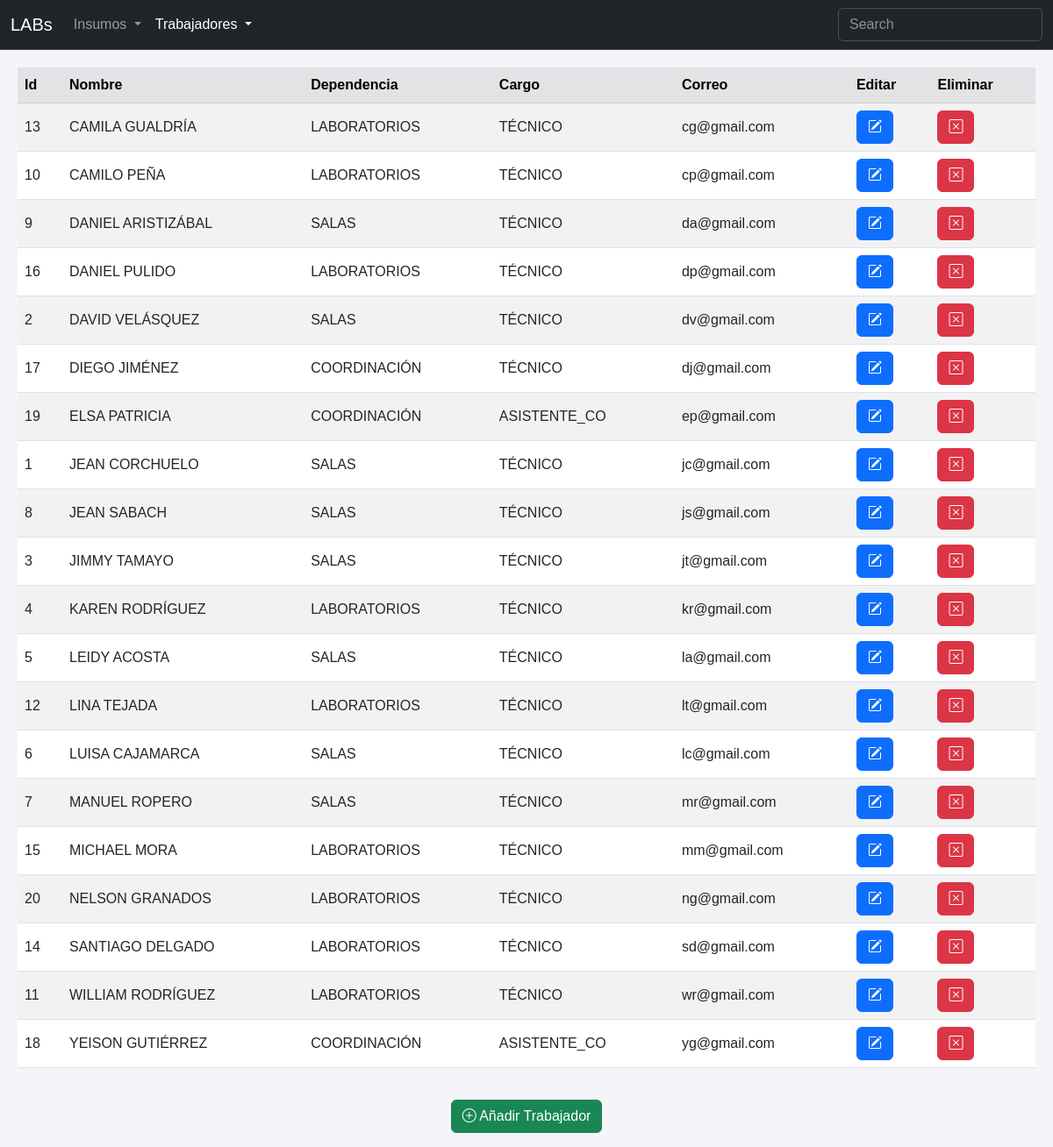
The page /workers on the database as committed earlier.
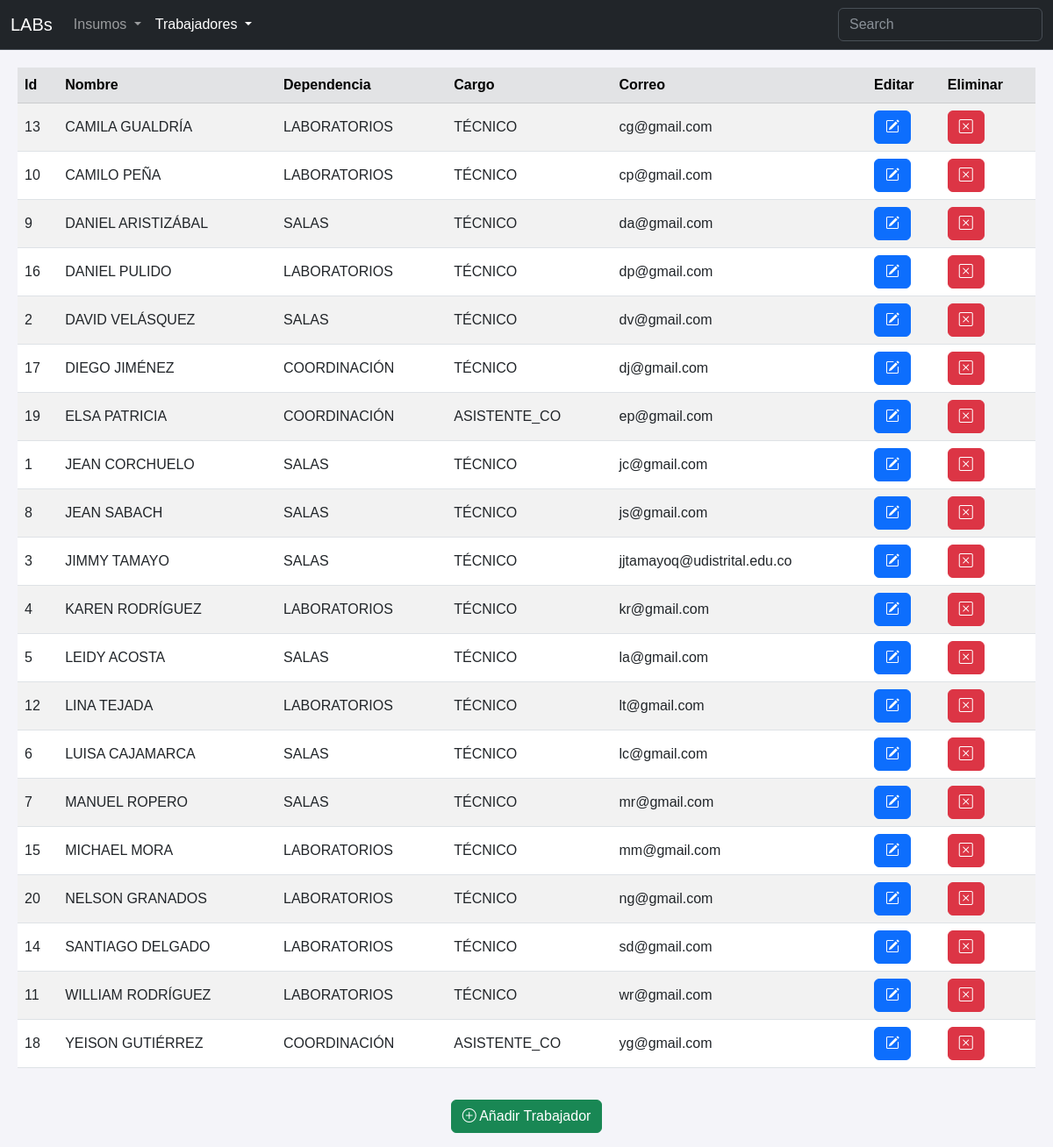
The same page on the database as committed later.
### tables this page shows
CREATE TABLE trabajadores (
    Trabajador_id INTEGER PRIMARY KEY,
    Activo BOOL NOT NULL,
    Nombre_Apellido TEXT NOT NULL,
    Dependencia TEXT NOT NULL,
    Cargo TEXT NOT NULL,
    Correo TEXT NOT NULL 
);

### app.py (the view)
@app.route('/workers')
def workers():
    conn = sqlite3.connect('inventario.db')
    cursor = conn.cursor()
    workers = cursor.execute('''
    SELECT * FROM trabajadores
    WHERE Activo = TRUE;
    ''').fetchall()
    conn.close()
    colums_worker = ["id","activo","nombre","dependencia","cargo","correo"]
    workers_dict = [dict(zip(colums_worker, row)) for row in workers]
    workers_dict = sorted(workers_dict, key=lambda x: x['nombre'])
    return render_template('workers.html', workers=workers_dict)

### templates/workers.html (shortened to what this page needs)
<!DOCTYPE html>
<html>
<head>
    <link rel="stylesheet" href="https://cdn.jsdelivr.net/npm/bootstrap-icons@1.11.3/font/bootstrap-icons.min.css">
    <link href="https://cdn.jsdelivr.net/npm/bootstrap@5.3.0/dist/css/bootstrap.min.css" rel="stylesheet">
    <link href="https://cdn.datatables.net/2.2.1/css/dataTables.dataTables.css" rel="stylesheet">
    <link rel="stylesheet" href="{{ url_for('static', filename='styles.css') }}">
</head>
<body>
    <nav class="navbar navbar-expand-sm bg-dark border-bottom border-body" data-bs-theme="dark">
        <div class="container-fluid">
            <a class="navbar-brand" href="#">LABs</a>
            <div class="collapse navbar-collapse" id="navbarNav">
                <ul class="navbar-nav">
                    <li class="nav-item dropdown">
                        <a class="nav-link dropdown-toggle" href="#" role="button" data-bs-toggle="dropdown" aria-expanded="false">
                            Insumos
                        </a>
                    </li>
                    <li class="nav-item dropdown">
                        <a class="nav-link dropdown-toggle active" aria-current="page" href="#" role="button" data-bs-toggle="dropdown" aria-expanded="false">
                            Trabajadores
                        </a>
                    </li>
                </ul>
                <form class="d-flex ms-auto" role="search">
                    <input class="form-control" id="searchFilter" type="search" placeholder="Search" aria-label="Search">
                </form>
            </div>
        </div>
    </nav>
    <div class="table-responsive">
        <table class="table table-striped table-hover align-middle" id="workers-table">
            <thead class="table-secondary">
                <tr>
                    <th>Id</th>
                    <th>Nombre</th>
                    <th>Dependencia</th>
                    <th>Cargo</th>
                    <th>Correo</th>
                    <th>Editar</th>
                    <th>Eliminar</th>
                </tr>
            </thead>
            <tbody>
                {% for worker in workers %}
                    <tr>
                        <td>{{ worker.id }}</td>
                        <td>{{ worker.nombre }}</td>
                        <td>{{ worker.dependencia }}</td>
                        <td>{{ worker.cargo }}</td>
                        <td>{{ worker.correo }}</td>
                        <td>
                            <button type="button" class="btn btn-primary"
                            data-bs-toggle="modal"
                            data-bs-target="#editModal"
                            data-bs-id="{{ worker.id }}"
                            data-bs-name="{{ worker.nombre }}"
                            data-bs-branch="{{ worker.dependencia }}"
                            data-bs-position="{{ worker.cargo }}"
                            data-bs-email="{{ worker.correo }}">
                            <i class="bi bi-pencil-square"></i>
                        </button>
                        <td>
                            <button type="button" class="btn btn-danger"
                            data-bs-toggle="modal"
                            data-bs-target="#deleteModal"
                            data-bs-id="{{ worker.id }}"
                            data-bs-name="{{ worker.nombre }}">
                            <i class="bi bi-x-square"></i>
                        </button>
                        </td>
                    </tr>
                {% endfor %}
            </tbody>
        </table>
    </div>
    <div class="container mb-3 text-center">
        <div class="row justify-content-center">
            <div class="col">
                <button type="button" class="btn btn-success"
                data-bs-toggle="modal"
                data-bs-target="#addModal">
                    <i class="bi bi-plus-circle"></i>
                    Añadir Trabajador
                </button>
            </div>
        </div>
    </div>
</body>
</html>

Rows that differ between the two databases and show on the page:
changed trabajadores "JIMMY TAMAYO": correo "jt@gmail.com" → "jjtamayoq@udistrital.edu.co"
